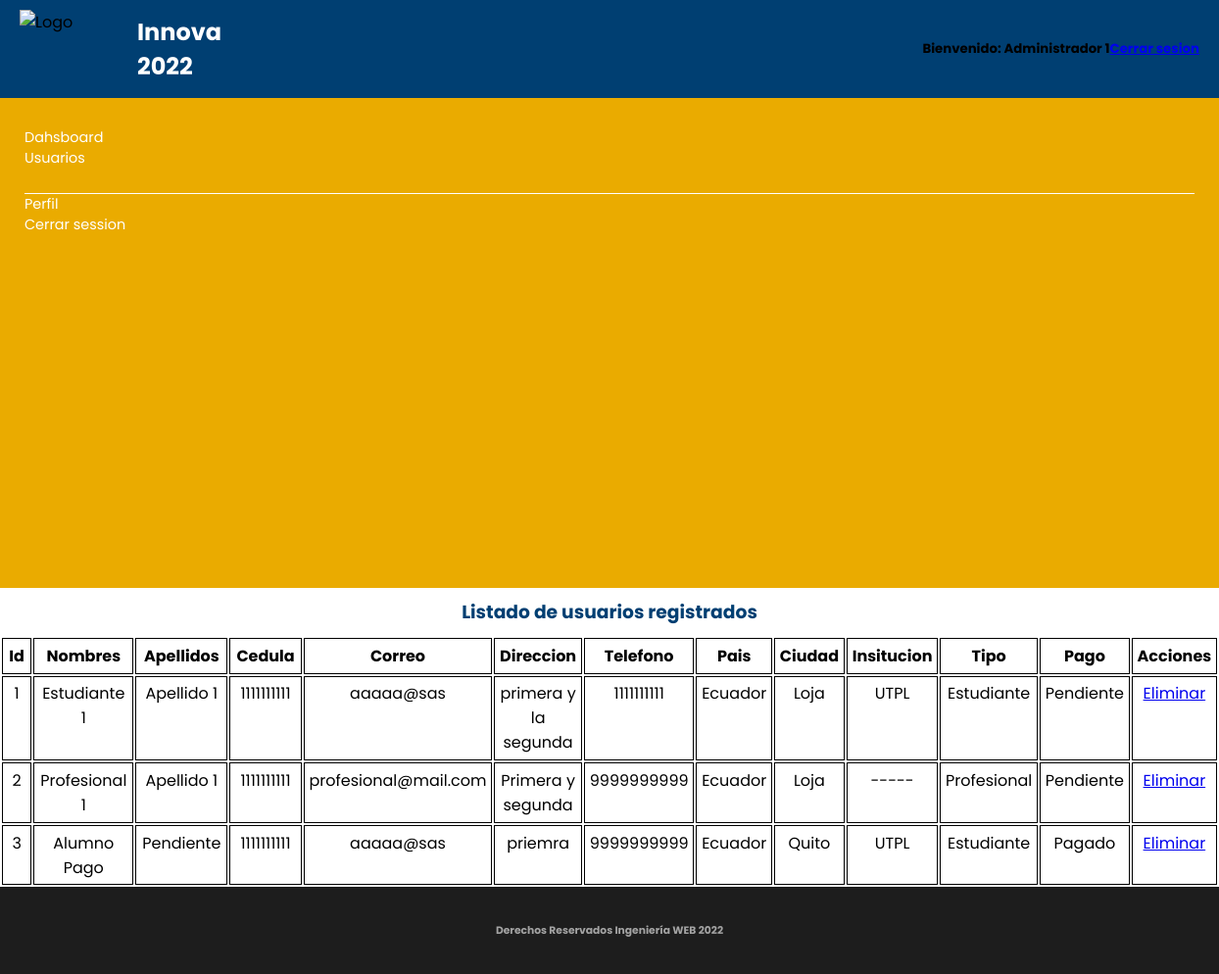
Page /InvestigaUTPL/administrator/views/user.php (signed in) on the committed database.
### tables this page shows
CREATE TABLE `participantes` (
  `id` int(11) NOT NULL,
  `nombres` varchar(70) NOT NULL,
  `apellidos` varchar(70) NOT NULL,
  `cedula` varchar(10) NOT NULL,
  `correo` varchar(100) NOT NULL,
  `direccion` varchar(200) NOT NULL,
  `telefono` varchar(10) NOT NULL,
  `pais` varchar(100) NOT NULL,
  `ciudad` varchar(100) NOT NULL,
  `institucion` varchar(200) NOT NULL,
  `tipo` varchar(20) NOT NULL,
  `pago` int(11) NOT NULL
);

### InvestigaUTPL/administrator/repositorios/UserRepository.php (called while the page is built, shortened)
<?php
include_once "../../dll/class_mysqli.php";
include_once "../models/User.php";
class UserRepository {
  public static function ListUser(): array {
    $miconexion = new ClaseMysqli;
    $miconexion->conectar(DBHOST, DBUSER, DBPASS, DBNAME);
    $resSQL = $miconexion->consulta("SELECT id, nombres, apellidos, cedula, correo, direccion, telefono, pais, ciudad, institucion, tipo, pago FROM participantes");
    $rows = $resSQL->fetch_all(MYSQLI_ASSOC);
    $users = [];
      foreach ($rows as $row) {
      $users[] = new User(intval($row['id']), nombres: $row['nombres'], apellidos: $row['apellidos'], cedula: $row['cedula'], correo: $row['correo'], direccion: $row['direccion'], telefono: $row['telefono'], pais: $row['pais'], ciudad: $row['ciudad'], institucion: $row['institucion'], tipo: $row['tipo'], pago: intval($row['pago']));
    }
    return $users;
  }
}

### InvestigaUTPL/dll/class_mysqli.php (called while the page is built, shortened)
<?php
class ClaseMysqli {
  var $BaseDatos;
  var $Servidor;
  var $Usuario;
  var $Clave;
  var $Conexion_ID = 0;
  function ClaseMysqli($host = "", $user = "", $pass = "", $db = "") {
    $this->BaseDatos = $db;
    $this->Servidor = $host;
    $this->Usuario = $user;
    $this->Clave = $pass;
  }
  function conectar($host, $user, $pass, $db) {
    if ($db != "") $this->BaseDatos = $db;
    if ($host != "") $this->Servidor = $host;
    if ($user != "") $this->Usuario = $user;
    $this->Conexion_ID = new mysqli($this->Servidor, $this->Usuario, $this->Clave, $this->BaseDatos);
    return $this->Conexion_ID;
  }
  function consulta($sql = "") {
    $this->Consulta_ID = mysqli_query($this->Conexion_ID, $sql);
    return $this->Consulta_ID;
  }
}
?>

### InvestigaUTPL/administrator/controller/UserController.php (called while the page is built, shortened)
<?php
require_once "../models/User.php";
require_once "../repositorios/UserRepository.php";
class UserController {
  public function listUser(): array {
    $users = UserRepository::ListUser();
    return $users;
  }
}

### InvestigaUTPL/administrator/models/User.php (called while the page is built, shortened)
<?php
class User
{
  private int $id;
  private string $nombres;
  private string $apellidos;
  private string $cedula;
  private string $correo;
  private string $direccion;
  private string $telefono;
  private string $pais;
  private string $ciudad;
  private string $institucion;
  private string $tipo;
  private int $pago;
  public function __construct(int $id = 0, string $nombres = "", string $apellidos = "", string $cedula = "",string $correo = "",string $direccion = "",string $telefono = "",string $pais = "",string $ciudad = "",string $institucion = "",string $tipo = "",int $pago = 0)
  {
    $this->id = $id;
    $this->nombres = $nombres;
    $this->apellidos = $apellidos;
    $this->cedula = $cedula;
    $this->correo = $correo;
    $this->direccion = $direccion;
    $this->telefono = $telefono;
    $this->pais = $pais;
    $this->ciudad = $ciudad;
    $this->institucion = $institucion;
    $this->tipo = $tipo;
    $this->pago = $pago;
  }
  public function getId(): int
  {
    return $this->id;
  }
  public function getNombres(): string
  {
    return $this->nombres;
  }
  public function getApellidos(): string
  {
    return $this->apellidos;
  }
  public function getCedula(): string
  {
    return $this->cedula;
  }
  public function getCorreo(): string
  {
    return $this->correo;
  }
  public function getDireccion(): string
  {
    return $this->direccion;
  }
  public function getTelefono(): string
  {
    return $this->telefono;
  }
  public function getPais(): string
  {
    return $this->pais;
  }
  public function getCiudad(): string
  {
    return $this->ciudad;
  }
  public function getInstitucion(): string
  {
    return $this->institucion;
  }
  public function getTipo(): string
  {
    return $this->tipo;
  }
  public function getPago(): int
  {
    return $this->pago;
  }
}

### InvestigaUTPL/administrator/views/user.php (the view)
<?php
require_once "./header.php";
require_once "../controller/UserController.php"
?>
<main class="contenido-principal">
<h1>Listado de usuarios registrados</h1>
</main>
<table>
  <thead>
    <tr>
      <th>Id</th>
      <th>Nombres</th>
      <th>Apellidos</th>
      <th>Cedula</th>
      <th>Correo</th>
      <th>Direccion</th>
      <th>Telefono</th>
      <th>Pais</th>
      <th>Ciudad</th>
      <th>Insitucion</th>
      <th>Tipo</th>
      <th>Pago</th>
      <th>Acciones</th>
    </tr>
  </thead>
  <tbody>
    <?php
    $userCtrl = new UserController();
    $users = $userCtrl->listUser();
    foreach ($users as $user) {
      echo "<tr>";
      echo "<td>" . $user->getId() . "</td>";
      echo "<td>" . $user->getNombres() . "</td>";
      echo "<td>" . $user->getApellidos() . "</td>";
      echo "<td>" . $user->getCedula() . "</td>";
      echo "<td>" . $user->getCorreo() . "</td>";
      echo "<td>" . $user->getDireccion() . "</td>";
      echo "<td>" . $user->getTelefono() . "</td>";
      echo "<td>" . $user->getPais() . "</td>";
      echo "<td>" . $user->getCiudad() . "</td>";
      echo "<td>" . $user->getInstitucion() . "</td>";
      echo "<td>" . $user->getTipo() . "</td>";
      if ($user->getPago() == 0) {
        echo "<td> Pendiente </td>";
      }else{
        echo "<td> Pagado </td>";
      }
      echo "<td><a href='user_delete.php?id=" . $user->getId() . "'>Eliminar</a></td>";
      echo "</tr>";
    }
    ?>
  </tbody>
</table>
<?php require_once "./footer.php"; ?>

### InvestigaUTPL/administrator/css/estilosAdmin.css (style rules this page uses)
* { padding: 0; margin: 0; box-sizing: border-box; }
body { background: white; font-family: "Poppins", sans-serif; height: 100vh; width: 100vw; }
.contenido-principal h1 { color: #003f72; padding: 10px 40px; }
.contenido-principal { width: 100%; text-align: center; }
th, td { width: 25%; text-align: left; vertical-align: top; border: 1px solid #000; border-collapse: collapse; padding: 0.3em; caption-side: bottom; text-align: center; }

### rows in the picture
participantes: id "1", nombres "Estudiante 1", apellidos "Apellido 1", cedula "1111111111", correo "aaaaa@sas", direccion "primera y la segunda", telefono "1111111111", pais "Ecuador", ciudad "Loja", institucion "UTPL", tipo "Estudiante", pago "Pendiente"
participantes: id "2", nombres "Profesional 1", apellidos "Apellido 1", cedula "1111111111", correo "profesional@mail.com", direccion "Primera y segunda", telefono "9999999999", pais "Ecuador", ciudad "Loja", institucion "-----", tipo "Profesional", pago "Pendiente"
participantes: id "3", nombres "Alumno Pago", apellidos "Pendiente", cedula "1111111111", correo "aaaaa@sas", direccion "priemra", telefono "9999999999", pais "Ecuador", ciudad "Quito", institucion "UTPL", tipo "Estudiante", pago "Pagado"

### other values in the picture
$_SESSION['username'] "Administrador 1"
